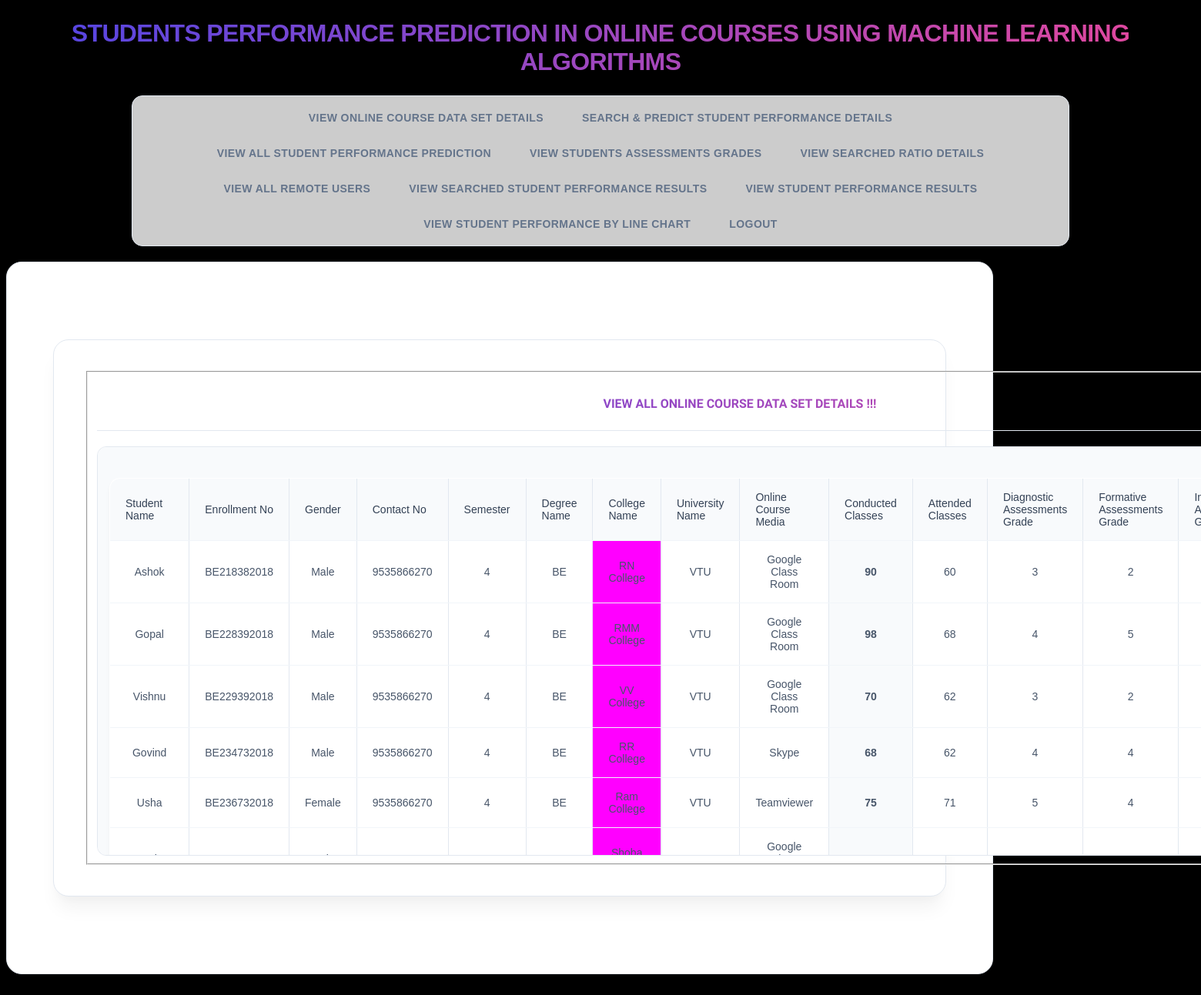
/View_Student_Performance_Details/, run on the app's committed database.
### Remote_User/models.py (models this page shows)
class student_performance_model(models.Model):
    names= models.CharField(max_length=300)
    Enrollment_No= models.CharField(max_length=300)
    Gender= models.CharField(max_length=300)
    Contact_No= models.CharField(max_length=300)
    Course_Name= models.CharField(max_length=300)
    Degree_Name= models.CharField(max_length=300)
    College_Name= models.CharField(max_length=300)
    university_Name= models.CharField(max_length=300)
    Online_Course_Media= models.CharField(max_length=300)
    Conducted_Class= models.CharField(max_length=300)
    Attended_Class= models.CharField(max_length=300)
    Diagnostic_Assessments_Grade= models.IntegerField()
    Formative_Assessments_Grade= models.IntegerField()
    Interim_Assessments_Grade= models.IntegerField()
    Summative_Assessments_Grade= models.IntegerField()
    ratings = models.IntegerField(default=0)
    topics = models.CharField(max_length=300, default='')

### Service_Provider/views.py (the view)
# urls.py: re_path(r'^View_Student_Performance_Details/$', serviceprovider.View_Student_Performance_Details, name="View_Student_Performance_Details"),
def View_Student_Performance_Details(request):
    obj =student_performance_model.objects.all()
    return render(request, 'SProvider/View_Student_Performance_Details.html', {'list_objects': obj})

### Template/htmls/SProvider/View_Student_Performance_Details.html (shortened to what this page needs)
{% extends 'SProvider/design1.html' %}
{% block researchblock %}
	<body>
	<div class="container-fluid">
		<div class="container">
			<div class="row">
				<div class="col-md-5">
 					<form role="form" method="POST" >
						<fieldset>
							<p class="text-uppercase pull-center style1">VIEW ALL ONLINE COURSE DATA SET DETAILS  !!! </p>
                            <hr>
                            <div class="tweettext">
                                <table border="5" bordercolor="#FF00FF">
                      <tr><td bgcolor="#FF0000"><span class="style8">Student Name</span></td>
                      <td bgcolor="#FF0000"><span class="style8">Enrollment No</span></td>
                      <td bgcolor="#FF0000"><span class="style8">Gender</span></td>
                          <td bgcolor="#FF0000"><span class="style8">Contact No</span></td>
                          <td bgcolor="#FF0000"><span class="style8">Semester</span></td>
                          <td bgcolor="#FF0000"><span class="style8">Degree Name</span></td>
                          <td bgcolor="#FF0000"><span class="style8">College Name</span></td>
                          <td bgcolor="#FF0000"><span class="style8">University Name</span></td>
                          <td bgcolor="#FF0000"><span class="style8">Online Course Media</span></td>
                          <td bgcolor="#FF0000"><span class="style8">Conducted Classes</span></td>
                          <td bgcolor="#FF0000"><span class="style8">Attended Classes</span></td>
                          <td bgcolor="#FF0000"><span class="style8">Diagnostic Assessments Grade</span></td>
                          <td bgcolor="#FF0000"><span class="style8">Formative Assessments Grade</span></td>
                          <td bgcolor="#FF0000"><span class="style8">Interim Assessments Grade</span></td>
                      </tr>
                            {% for object in list_objects %}
                      <tr>
                                        <td style="color:red; font-size:20px; font-family:fantasy" ><div align="center">{{object.names}}</div></td>
                                        <td style="font-family:monospace; font-size:19px;  "><div align="center">{{object.Enrollment_No}}</div></td>
                                        <td style="font-family:monospace; font-size:19px; "><div align="center">{{object.Gender}}</div></td>
                                        <td style="font-family:monospace; font-size:19px; "><div align="center">{{object.Contact_No}}</div></td>
                                         <td style="font-family:monospace; font-size:19px; "><div align="center">{{object.Course_Name}}</div></td>
                                        <td style="font-family:monospace; font-size:19px; "><div align="center">{{object.Degree_Name}}</div></td>
                                        <td  bgcolor="#FF00FF" style="font-family:monospace; font-size:19px; "><div align="center">{{object.College_Name}}</div></td>
                                        <td style="font-family:monospace; font-size:19px; "><div align="center">{{object.university_Name}}</div></td>
                                        <td style="font-family:monospace; font-size:19px; "><div align="center">{{object.Online_Course_Media}}</div></td>
                                        <td bgcolor="#FF0000" style="font-family:monospace; font-size:19px; "><div align="center">{{object.Conducted_Class}}</div></td>
                                        <td style="font-family:monospace; font-size:19px; "><div align="center">{{object.Attended_Class}}</div></td>
                                        <td style="font-family:monospace; font-size:19px; "><div align="center">{{object.Diagnostic_Assessments_Grade}}</div></td>
                                        <td style="font-family:monospace; font-size:19px; "><div align="center">{{object.Formative_Assessments_Grade}}</div></td>
                                        <td style="font-family:monospace; font-size:19px; "><div align="center">{{object.Interim_Assessments_Grade}}</div></td>
                                  </tr>
                                        {% endfor %}
                      </table>
                            </div>
						</fieldset>
					</form>
				</div>
            </div>
        </div>
    </div>
{% endblock %}

### Template/htmls/SProvider/View_Student_Performance_Details.html (style rules this page uses)
body { background-color:#000000; }
.container-fluid { padding:50px; }
.container { background-color:white;padding:50px; }
.text-uppercase { font-family: 'Righteous', cursive; }
.tweettext { border: 2px solid yellowgreen; width: 1104px; height: 442px; overflow: scroll; background-color:; }
.style1 { color: #FF0000; font-weight: bold; }

### data on the page
student_performance_model: names "Ashok", Enrollment_No "BE218382018", Gender "Male", Contact_No "9535866270", Course_Name "4", Degree_Name "BE", College_Name "RN College", university_Name "VTU", Online_Course_Media "Google Class Room", Conducted_Class "90", Attended_Class "60", Diagnostic_Assessments_Grade "3", Formative_Assessments_Grade "2"
student_performance_model: names "Gopal", Enrollment_No "BE228392018", Gender "Male", Contact_No "9535866270", Course_Name "4", Degree_Name "BE", College_Name "RMM College", university_Name "VTU", Online_Course_Media "Google Class Room", Conducted_Class "98", Attended_Class "68", Diagnostic_Assessments_Grade "4", Formative_Assessments_Grade "5"
student_performance_model: names "Vishnu", Enrollment_No "BE229392018", Gender "Male", Contact_No "9535866270", Course_Name "4", Degree_Name "BE", College_Name "VV College", university_Name "VTU", Online_Course_Media "Google Class Room", Conducted_Class "70", Attended_Class "62", Diagnostic_Assessments_Grade "3", Formative_Assessments_Grade "2"
student_performance_model: names "Govind", Enrollment_No "BE234732018", Gender "Male", Contact_No "9535866270", Course_Name "4", Degree_Name "BE", College_Name "RR College", university_Name "VTU", Online_Course_Media "Skype", Conducted_Class "68", Attended_Class "62", Diagnostic_Assessments_Grade "4", Formative_Assessments_Grade "4"
student_performance_model: names "Usha", Enrollment_No "BE236732018", Gender "Female", Contact_No "9535866270", Course_Name "4", Degree_Name "BE", College_Name "Ram College", university_Name "VTU", Online_Course_Media "Teamviewer", Conducted_Class "75", Attended_Class "71", Diagnostic_Assessments_Grade "5", Formative_Assessments_Grade "4"
student_performance_model: College_Name "Shoba…", Online_Course_Media "Google…"
